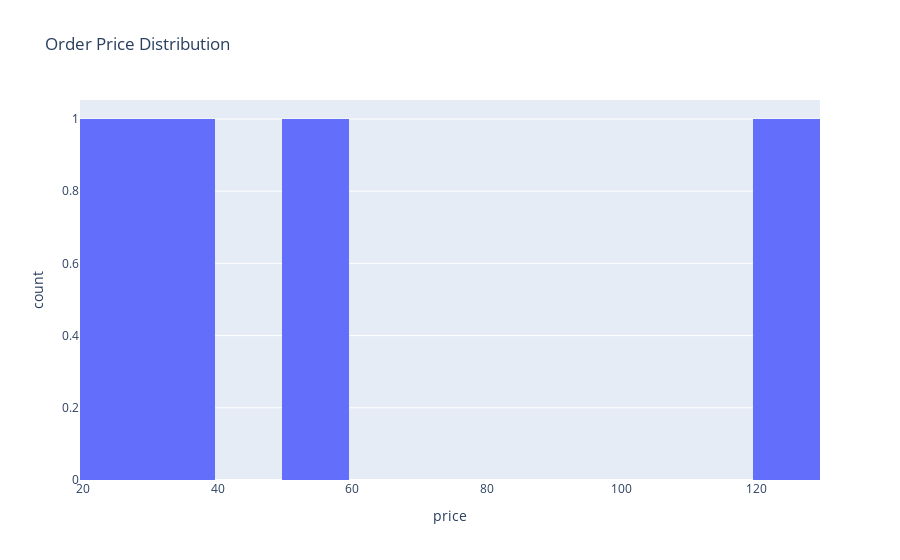

Write notebook code for a chart like this one.
### Code cell
fig3 = px.histogram(
    products,
    x='price',
    nbins=10,
    title="Order Price Distribution"
)
fig3.show()

### Figure 1 — Plotly figure (JSON) as saved in the notebook; plotly's stock layout.template omitted (floating-point values rounded to 4 significant figures)
{"data": [{"bingroup": "x", "hovertemplate": "price=%{x}<br>count=%{y}<extra></extra>", "legendgroup": "", "marker": {"color": "#636efa", "pattern": {"shape": ""}}, "name": "", "nbinsx": 10, "orientation": "v", "showlegend": false, "type": "histogram", "x": [30.0, 25.0, 120.0, 50.0], "xaxis": "x", "yaxis": "y"}], "layout": {"barmode": "relative", "legend": {"tracegroupgap": 0}, "title": {"text": "Order Price Distribution"}, "xaxis": {"anchor": "y", "domain": [0, 1], "title": {"text": "price"}}, "yaxis": {"anchor": "x", "domain": [0, 1], "title": {"text": "count"}}}}
